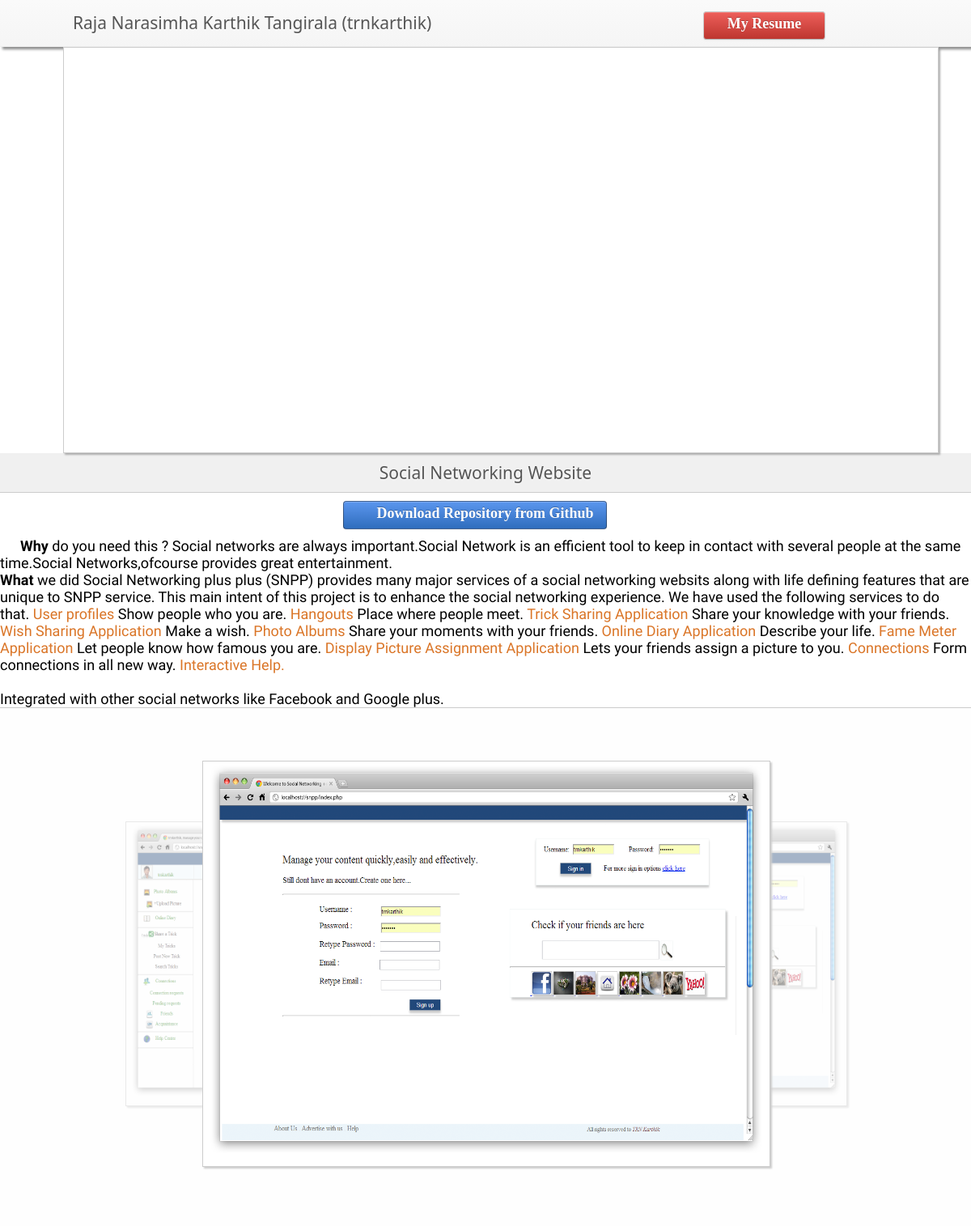
Page /project2.php?id=6 on the committed database.
### tables this page shows
CREATE TABLE IF NOT EXISTS `projectdetails` (
  `ProjectID` int(11) NOT NULL AUTO_INCREMENT,
  `ProjectName` varchar(150) NOT NULL,
  `ProjectType` varchar(30) NOT NULL DEFAULT 'web',
  `ProjectRating` decimal(4,2) NOT NULL DEFAULT '5.00',
  `ProjectStartDate` date NOT NULL,
  `ProjectEndDate` date DEFAULT NULL,
  `ProjectTools` varchar(200) DEFAULT NULL,
  `ProjectDesc` text NOT NULL,
  `ProjectMiniDesc` varchar(200) NOT NULL,
  `ProjectCredits` varchar(1000) NOT NULL DEFAULT 'Project Credits',
  `ProjectURL` varchar(150) NOT NULL DEFAULT 'https://github.com/trnkarthik',
  `Visibility` tinyint(1) NOT NULL DEFAULT '1',
  PRIMARY KEY (`ProjectID`)
);

CREATE TABLE IF NOT EXISTS `projectimages` (
  `ProjectID` int(11) NOT NULL DEFAULT '0',
  `ImageID` int(11) NOT NULL AUTO_INCREMENT,
  `Visibility` tinyint(1) NOT NULL DEFAULT '1',
  PRIMARY KEY (`ProjectID`,`ImageID`),
  KEY `ImageID` (`ImageID`)
);

CREATE TABLE IF NOT EXISTS `imagedetails` (
  `ImageID` int(11) NOT NULL AUTO_INCREMENT,
  `ImageURL` varchar(150) NOT NULL DEFAULT 'images/1.png',
  `ImageDesc` varchar(350) NOT NULL,
  PRIMARY KEY (`ImageID`)
);

### project2.php (the view, shortened to what this page needs)
<!DOCTYPE HTML PUBLIC "-//W3C//DTD HTML 4.01//EN" "http://www.w3.org/TR/html4/strict.dtd">
  <html xmlns="http://www.w3.org/1999/xhtml">
  <head>
	<link rel="stylesheet" href="css/my_main_style.css">
	<link rel="stylesheet" type="text/css" href="css/products_support_for_quicksand.css" />
    <?php
        $id = (int)(mysql_real_escape_string($_GET['id']));
            $query = "select projectName,ProjectStartDate,ProjectEndDate,ProjectTools,ProjectDesc,ProjectURL,ProjectType
                        from projectDetails where projectID='$id'";
            $result = mysql_query($query);
            if(!$result){
                echo "Please try again";
            }
            else{
                $row = mysql_fetch_array($result);
                $projectName = $row[0];
                $projectDesc = $row[4];
            }
    ?>
</head>
<body>
        <div class="container">
		<?php include("includes/header2.php");?>
	</div>
<div id="my_work" class="section">
</div>
<div id="project_title">
    <a href="#">
    <?php echo $projectName;?>
    </a>
</div>
<div id="project_desc">
    <a href="#home" id="download_repository" class="btn_blue btn" style="float: right">
      Download Repository from Github
    </a>
    <?php echo $projectDesc;?>
</div>
<div id="project_media">
    <?php
        include("includes/carousel.php");
    ?>
</body>

### includes/carousel.php (shortened to what this page needs)
<div id="carousel">
			    <?php
			    $image_id_query = "select imageid from projectimages where projectid = $id and visibility=1";
			    $image_id_query_result = mysql_query($image_id_query);
			    if(!$image_id_query_result)
			    {
			         echo "Some error!Please reload the page.";
			    }
			    else{
				 $no_of_images = mysql_numrows($image_id_query_result);
			         if($no_of_images>0){
			         $i = 1;
			              while($image_row = mysql_fetch_array($image_id_query_result)){
				      $image_details_query = "select ImageURL,ImageDesc from ImageDetails where IMageID=$image_row[0]";
				      $image_details_result = mysql_query($image_details_query);
				      $image_details = mysql_fetch_array($image_details_result);
				      $url = $image_details[0];
				      $item_id = "item-".$i;
				      echo "<img src='$url' id='$item_id'/>";
				      $i++;
			              }
			         }
			         else{
			           echo "<center><br /><br /><br /><br /><br /><br /><br /><br /><br /><br /><h3>No Images Found</h3></center>";
			         }
			    }
			    ?>
			</div>
		</div>

### css/my_main_style.css (style rules this page uses)
#my_work { background: #FFF; position: relative; top: 0px; left: 6.5%; min-height: 500px; width: 90%; }
.section { border: 1px solid #CCC; -webkit-box-shadow: 2px 2px 2px rgba(124, 124, 124, 0.6); -moz-box-shadow: 2px 2px 2px rgba(124, 124, 124, 0.6); box-shadow: 2px 2px 2px rgba(124, 124, 124, 0.6); }
.btn { display: inline-block; padding: 4px 12px; margin-bottom: 0; font-size: 14px; line-height: 20px; text-align: center; vertical-align: middle; cursor: pointer; background-image: -moz-linear-gradient(top, #FFF, #E6E6E6); background-image: -o-linear-gradient(top, #FFF, #E6E6E6); background-repeat: repeat-x; filter: progid:DXImageTransform.Microsoft.gradient(startColorstr='#ffffffff', endColorstr='#ffe6e6e6', GradientType=0); border-color: #E6E6E6 #E6E6E6 #BFBFBF; border-color: rgba(0, 0, 0, 0.1) rgba(0, 0, 0, 0.1) rgba(0, 0, 0, 0.25); filter: progid:DXImageTransform.Microsoft.gradient(enabled = false); border: 1px solid #CCC; border-bottom-color: #B3B3B3; -webkit-border-radius: 4px; -moz-border-radius: 4px; border-radius: 4px; -webkit-box-shadow: inset 0 1px 0 rgba(255, 255, 255, .2), 0 1px 2px rgba(0, 0, 0, .05); -moz-box-shadow: inset 0 1px 0 rgba(255,255,255,.2), 0 1px 2px rgba(0,0,0,.05); box-shadow: inset 0 1px 0 rgba(255, 255, 255, .2), 0 1px 2px rgba(0, 0, 0, .05); }
.btn_blue { color: #FFF; text-shadow: 0 -1px 0 rgba(0, 0, 0, 0.25); background-color: #5B96EE; background-image: -moz-linear-gradient(top, #5B96EE, #2F6DBD); background-image: -webkit-gradient(linear, 0 0, 0 100%, from(#5B96EE), to(#2F6DBD)); background-image: -webkit-linear-gradient(top, #5B96EE, #2F6DBD); background-image: -o-linear-gradient(top, #5B96EE, #2F6DBD); background-image: linear-gradient(to bottom, #5B96EE, #2F6DBD); background-repeat: repeat-x; border-color: #BD362F #BD362F #802420; border-color: rgba(0, 0, 0, 0.1) rgba(0, 0, 0, 0.1) rgba(0, 0, 0, 0.25); font-weight: bold; }

### css/products_support_for_quicksand.css (style rules this page uses)
* { margin:0; padding:0; }
body { color:#000; font:14px/1.3 ; min-height: 930px; }
a, a:visited { text-decoration:none; outline:none; font-family: Calibri, Candara, Segoe, "Segoe UI", Optima, Arial, sans-serif; }
a { text-decoration: none; }

### project2.php (style rules this page uses)
body { font-family:Arial; font-size:12px; font-family: 'Open Sans Condensed','Arial Narrow', serif; font-weight: 400; }
#carousel { width:100%; border:0px solid #222; height:550px; position:relative; clear:both; overflow:hidden; margin-left: auto; margin-right: auto; }
#carousel img { visibility:hidden; cursor:pointer; background: white; border: 1px solid #ccc; -moz-box-shadow: 2px 2px 2px #ccc; -webkit-box-shadow: 2px 2px 2px #ccc; box-shadow: 2px 2px 2px #ccc; }
#project_title { text-align: center; font-size: 21px; background: rgba(197, 197, 197, 0.26); padding: 10px; border-bottom: 1px solid #CCC; font-family: Calibri, Candara, Segoe, "Segoe UI", Optima, Arial, sans-serif; font-weight: 400; text-shadow: rgba(255, 255, 255, 0.85) 0 0 3px; }
#project_desc { width: 100%; min-height: 80px; float: left; font-size: 18px; border-bottom: 1px solid #CCC; text-indent: 25px; }
#project_media { width: 100%; min-height: 600px; float: left; text-align: center; padding-top: 40px; margin-left: -1px; border-left: 1px solid rgba(185, 185, 185, 0.38); background: rgba(247, 247, 247, 0.12); }
a { color: #555; }
body { min-height: 0px; }
#download_repository { margin: 2px 37.5%; margin-bottom: 10px; margin-top: 10px; width: 25%; min-width: 180px; height: 25px; font-size: 18px; font-family: TimesNewRoman, "Times New Roman", Times, Baskerville, Georgia, serif; border: 1px solid rgba(32, 30, 30, 0.45); }

### rows in the picture
projectdetails: ProjectName "Social Networking Website", ProjectDesc "Why do you need this ? Social networks are always important.Social Network is an efficient tool to keep in contact with several people at the same time.Social Networks,ofcourse provides great entertainment. What we did Social Networking plus plus (SNPP) provides many major services of a social networking websits along with life defining features that are unique to SNPP service. This main intent of this project is to enhance the social networking experience. We have used the following services to do that. User profiles Show people who you are. Hangouts Place where people meet. Trick Sharing Application Share your knowledge with your friends. Wish Sharing Application Make a wish. Photo Albums…"
projectimages: ImageID.ImageURL (picture)
